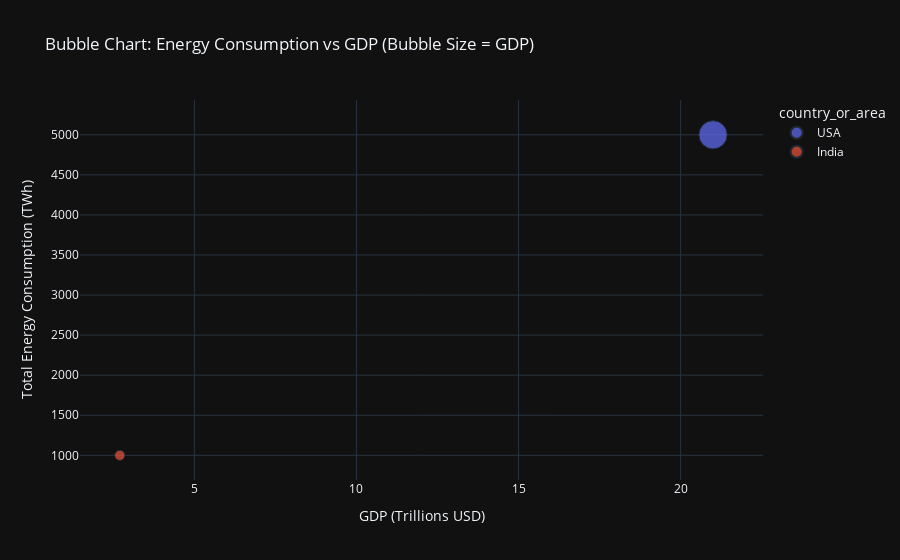

The notebook cell saved with this chart:
### Code cell
import plotly.express as px

# Create the Bubble chart using Plotly
fig_bubble = px.scatter(
    df_merged,
    x="GDP",
    y="Total Energy Consumption",
    color="country_or_area",
    size="GDP",  # Bubble size based on GDP
    hover_name="country_or_area",
    hover_data=["GDP", "Total Energy Consumption", "year"],
    title="Bubble Chart: Energy Consumption vs GDP (Bubble Size = GDP)",
    labels={"GDP": "GDP (Trillions USD)", "Total Energy Consumption": "Total Energy Consumption (TWh)"},
    template="plotly_dark",
)

# Show the plot
fig_bubble.show()

### Figure 1 — Plotly figure (JSON) as saved in the notebook; plotly's stock layout.template omitted (floating-point values rounded to 4 significant figures)
{"data": [{"customdata": [[2020]], "hovertemplate": "<b>%{hovertext}</b><br><br>country_or_area=USA<br>GDP (Trillions USD)=%{marker.size}<br>Total Energy Consumption (TWh)=%{y}<br>year=%{customdata[0]}<extra></extra>", "hovertext": ["USA"], "legendgroup": "USA", "marker": {"color": "#636efa", "size": [21], "sizemode": "area", "sizeref": 0.0525, "symbol": "circle"}, "mode": "markers", "name": "USA", "orientation": "v", "showlegend": true, "type": "scatter", "x": [21], "xaxis": "x", "y": [5000], "yaxis": "y"}, {"customdata": [[2020]], "hovertemplate": "<b>%{hovertext}</b><br><br>country_or_area=India<br>GDP (Trillions USD)=%{marker.size}<br>Total Energy Consumption (TWh)=%{y}<br>year=%{customdata[0]}<extra></extra>", "hovertext": ["India"], "legendgroup": "India", "marker": {"color": "#EF553B", "size": [2.7], "sizemode": "area", "sizeref": 0.0525, "symbol": "circle"}, "mode": "markers", "name": "India", "orientation": "v", "showlegend": true, "type": "scatter", "x": [2.7], "xaxis": "x", "y": [1000], "yaxis": "y"}], "layout": {"autosize": true, "legend": {"itemsizing": "constant", "title": {"text": "country_or_area"}, "tracegroupgap": 0}, "title": {"text": "Bubble Chart: Energy Consumption vs GDP (Bubble Size = GDP)"}, "xaxis": {"anchor": "y", "autorange": true, "domain": [0, 1], "range": [1.519, 22.42], "title": {"text": "GDP (Trillions USD)"}, "type": "linear"}, "yaxis": {"anchor": "x", "autorange": true, "domain": [0, 1], "range": [582.4, 5706.0], "title": {"text": "Total Energy Consumption (TWh)"}, "type": "linear"}}}
